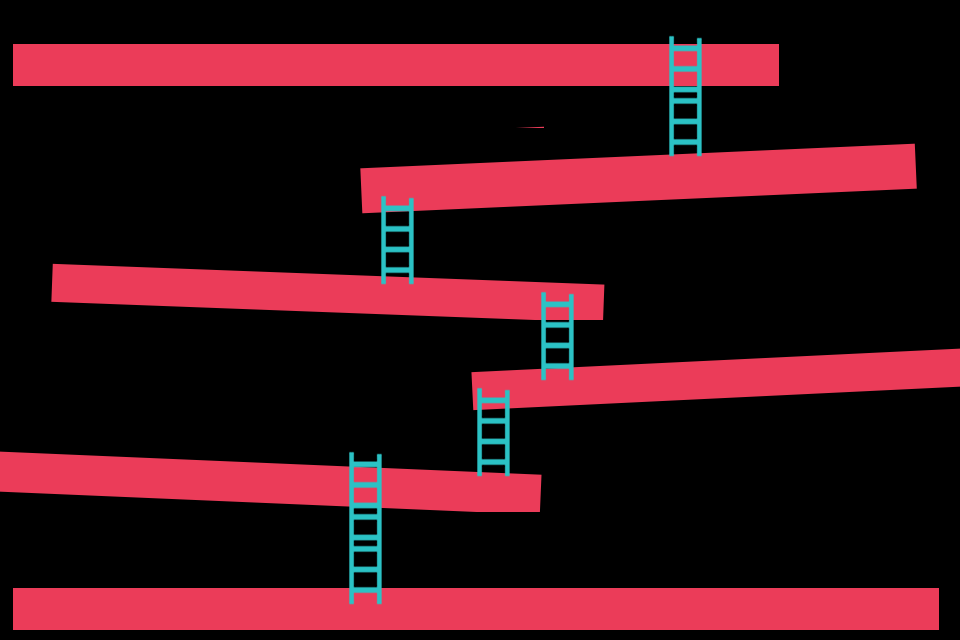

Tiled map render using the project's own tile images. Description and the whole map definition, tile-layer contents included, below:
An orthogonal 30x20 tile map with 32x32 px tiles, 2 tile layers (Tile Layer 1, ladders), 2 tilesets and 6 objects.

<map version="1.10" tiledversion="1.10.1" orientation="orthogonal" renderorder="right-down" width="30" height="20" tilewidth="32" tileheight="32" infinite="0" nextlayerid="6" nextobjectid="7">
 <editorsettings>
  <export target="map.lua" format="lua" />
 </editorsettings>
 <tileset firstgid="1" name="mapRaw" tilewidth="32" tileheight="32" tilecount="420" columns="20">
  <image source="mapRaw.png" width="640" height="700" />
 </tileset>
 <tileset firstgid="421" name="ladder" tilewidth="32" tileheight="32" tilecount="420" columns="20">
  <image source="ladder.png" width="640" height="700" />
 </tileset>
 <layer id="1" name="Tile Layer 1" width="30" height="20">
  <data encoding="csv">
2,3,4,5,6,7,6,7,3,4,5,6,7,8,9,10,11,12,13,14,15,16,17,18,19,20,0,0,0,0,
22,23,24,25,26,27,26,27,23,24,25,26,27,28,29,30,31,32,33,34,35,36,37,38,39,40,0,0,0,0,
42,43,44,45,46,47,46,47,43,44,45,46,47,48,49,50,51,52,53,54,55,56,57,58,59,60,0,0,0,0,
62,63,64,65,66,67,66,67,81,82,83,84,85,86,87,88,89,0,0,0,0,0,0,0,0,0,0,0,0,0,
0,0,0,0,0,261,262,0,101,102,0,83,84,85,86,87,88,89,90,91,92,93,94,95,96,97,98,99,100,0,
0,0,0,0,0,281,282,0,121,122,0,103,104,105,106,107,108,109,110,111,112,113,114,115,116,117,118,119,120,0,
141,142,143,144,145,146,147,148,149,150,151,123,124,125,126,127,128,129,130,131,132,133,134,135,136,137,138,139,140,0,
0,0,0,0,0,0,0,0,0,0,0,0,0,0,0,0,0,0,0,180,160,0,0,0,0,0,0,0,0,0,
0,161,162,163,164,165,166,167,168,169,170,171,172,173,174,175,176,177,178,179,0,0,0,0,0,0,0,0,0,0,
0,181,182,183,184,185,186,187,188,189,190,191,192,193,194,195,196,197,198,199,0,0,0,0,0,0,0,0,0,0,
0,0,0,0,0,0,0,0,0,0,0,0,0,0,223,224,225,226,227,228,229,230,231,232,233,234,235,236,237,238,
0,0,0,0,0,0,0,0,0,0,0,0,0,0,243,244,245,246,247,248,249,250,251,252,253,254,255,256,257,258,
0,0,0,0,0,0,0,0,0,0,0,0,0,0,263,264,265,266,267,268,269,270,271,272,273,274,275,276,277,278,
302,303,304,305,306,307,308,309,310,311,312,313,314,315,316,317,318,319,320,0,0,0,0,0,0,0,0,0,0,0,
322,323,324,325,326,327,328,329,330,331,332,333,334,335,336,337,338,339,340,0,0,0,0,0,0,0,0,0,0,0,
342,343,344,345,346,347,348,349,350,351,352,353,354,355,356,357,358,10,11,7,8,9,10,11,12,13,14,15,16,17,
0,0,0,0,0,0,0,0,0,0,0,0,0,0,0,0,0,0,0,0,0,0,0,0,0,0,0,0,0,0,
2,3,4,5,6,7,8,9,10,11,8,9,10,11,4,5,6,7,8,9,10,11,12,13,14,15,16,17,18,19,
22,23,24,25,26,27,28,29,30,31,28,29,30,31,24,25,26,27,28,29,30,31,32,33,34,35,36,37,38,39,
42,43,44,45,46,47,48,49,50,51,48,49,50,51,44,45,46,47,48,49,50,51,52,53,54,55,56,57,58,59
</data>
 </layer>
 <layer id="5" name="ladders" width="30" height="20">
  <data encoding="csv">
0,0,0,0,0,0,0,0,0,0,0,0,0,0,0,0,0,0,0,0,0,0,0,0,0,0,0,0,0,0,
0,0,0,0,0,0,0,0,0,0,0,0,0,0,0,0,0,0,0,0,755,756,0,0,0,0,0,0,0,0,
0,0,0,0,0,0,0,0,0,0,0,0,0,0,0,0,0,0,0,0,775,776,777,0,0,0,0,0,0,0,
0,0,0,0,0,0,0,0,0,0,0,0,0,0,0,0,0,0,0,0,775,776,777,0,0,0,0,0,0,0,
0,0,0,0,0,0,0,0,0,0,0,0,0,0,0,0,0,0,0,0,795,796,797,0,0,0,0,0,0,0,
0,0,0,0,0,0,0,0,0,0,0,0,0,0,0,0,0,0,0,0,0,0,0,0,0,0,0,0,0,0,
0,0,0,0,0,0,0,0,0,0,0,755,756,0,0,0,0,0,0,0,0,0,0,0,0,0,0,0,0,0,
0,0,0,0,0,0,0,0,0,0,0,775,776,0,0,0,0,0,0,0,0,0,0,0,0,0,0,0,0,0,
0,0,0,0,0,0,0,0,0,0,0,795,796,0,0,0,735,736,737,0,0,0,0,0,0,0,0,0,0,0,
0,0,0,0,0,0,0,0,0,0,0,0,0,0,0,0,755,756,757,0,0,0,0,0,0,0,0,0,0,0,
0,0,0,0,0,0,0,0,0,0,0,0,0,0,0,0,775,776,777,0,0,0,0,0,0,0,0,0,0,0,
0,0,0,0,0,0,0,0,0,0,0,0,0,0,735,736,795,796,797,0,0,0,0,0,0,0,0,0,0,0,
0,0,0,0,0,0,0,0,0,0,0,0,0,0,755,756,757,0,0,0,0,0,0,0,0,0,0,0,0,0,
0,0,0,0,0,0,0,0,0,0,0,0,0,0,775,776,777,0,0,0,0,0,0,0,0,0,0,0,0,0,
0,0,0,0,0,0,0,0,0,0,755,756,0,0,795,796,797,0,0,0,0,0,0,0,0,0,0,0,0,0,
0,0,0,0,0,0,0,0,0,0,775,776,0,0,0,0,0,0,0,0,0,0,0,0,0,0,0,0,0,0,
0,0,0,0,0,0,0,0,0,0,775,776,0,0,0,0,0,0,0,0,0,0,0,0,0,0,0,0,0,0,
0,0,0,0,0,0,0,0,0,0,775,776,0,0,0,0,0,0,0,0,0,0,0,0,0,0,0,0,0,0,
0,0,0,0,0,0,0,0,0,0,795,796,0,0,0,0,0,0,0,0,0,0,0,0,0,0,0,0,0,0,
0,0,0,0,0,0,0,0,0,0,0,0,0,0,0,0,0,0,0,0,0,0,0,0,0,0,0,0,0,0
</data>
 </layer>
 <objectgroup id="4" name="collision">
  <object id="1" x="13.6667" y="44.3333" width="762.667" height="41" />
  <object id="2" x="53.3333" y="267.333">
   <polygon points="0,0 548,23.4667 545.327,58.6667 1.33659,33.8963" />
  </object>
  <object id="3" x="362.333" y="166.716">
   <polygon points="0,0 -0.666667,43.9505 552,20.3828 546.667,-20.3828" />
  </object>
  <object id="4" x="475.672" y="375.667">
   <polygon points="0,0 492.658,-24 493.995,9.33333 -2.00539,28.6667" />
  </object>
  <object id="5" x="543.333" y="476.822">
   <polygon points="0,0 -1.34228,33.5111 -549.662,13.5333 -550.333,-24.4889" />
  </object>
  <object id="6" x="-3.33333" y="583.333">
   <polygon points="0,0 975.001,2.63946 975.667,32.3333 0,32.3333" />
  </object>
 </objectgroup>
</map>